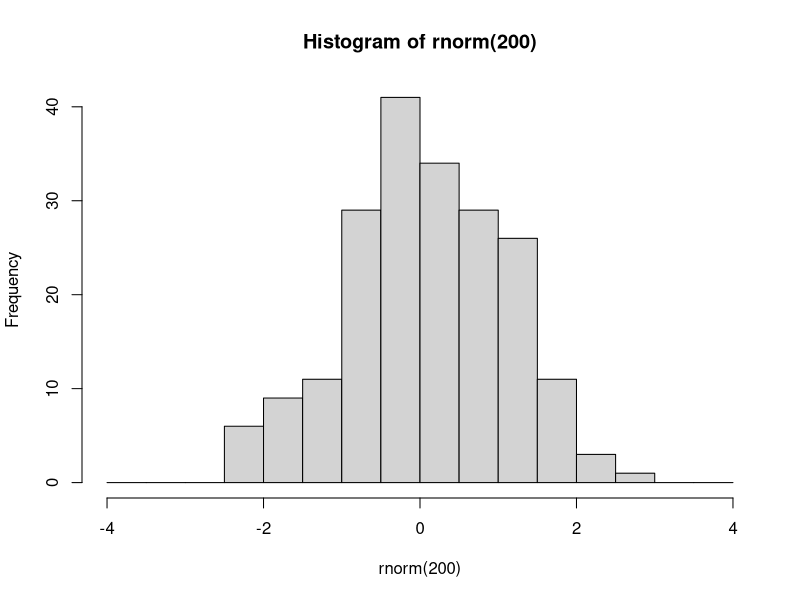
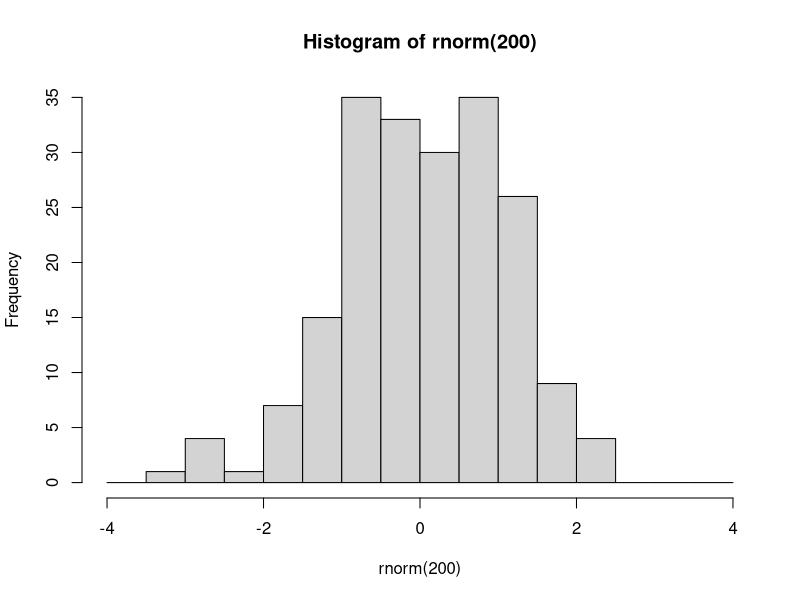

Write the R code that produced these figures, in order. (Note: this script raises an error after producing the figures.)
###################################
###################################
########                   ########
########   Data Science 1  ########
########       Lab 7       ######## 
########  10th Dec. 2024   ########
########                   ########
###################################
###################################

## Welcome to lab #4. Today we will start with an introduction to the tidyverse,
# Then you will write your own lm() function, and finally a couple of exercises


#####################
####    Pipes    ####
#####################

# The pipe operator looks like this: |>
# It signifies: take the element on the left and use it as the first argument in the function on the right

# Example

hist(rnorm(200), breaks=seq(-4,4,0.5))
# is equivalent to

rnorm(200) |> hist(breaks=seq(-4,4,0.5))

# The purpose of the pipe is mostly aesthetic, in particular to avoid large numbers of parentheses when something needs to be transformed using multiple functions:


### 1.1 Rewrite the following expression using pipes:
set.seed(123)
round(sqrt(log(runif(10,1,10))),2)

set.seed(123)
runif(10, 1, 10) |>
  log() |>
  sqrt() |>
  round(2)

# Pipes were initially created in a package called magrittr, part of the 'tidyverse' group of packages

########################
####    Packages    ####
########################

# Packages are essentially environments full of functions and/or objects which aren't loaded into R by default, but must be first installed (generally from a repository called CRAN), and then loaded

# Here we will install tidyverse, which is not one but a series of packages written by the same group of people, which share a number of syntactical features

install.packages('tidyverse')

# After you have installed tidyverse into your packages, you must also load it into your environment

library(tidyverse)

# You will only have to install a package once. However, every time you start fresh in a new R environment, you will have to load the packages you need again.

#########################
####    TIDYVERSE    ####
#########################

# The tidyverse encompasses a very large number of packages, and is fairly powerful (in that you can do a lot using tidyverse packages)
# However, you DO NOT need to use tidyverse exclusively! I mostly don't use it, for example, preferring to stick to base R except for a few functionalities.

# Downsides of tidyverse include: unique syntax which is very different from other programming languages such as python
# 'Black box' functions that have specific purposes that must be remembered, as opposed to more general-purpose functions in base R
# Often actually more verbose than base R (ie. requires more lines of code to do the same thing)
# Using tidyverse is a matter of preference!

# The pipe operator was originally introduced in the tidyverse package magrittr. 
# The tidyverse pipe operator looks like this: %>%

set.seed(123)
runif(10,1,10) %>% 
  log() %>%
  sqrt() %>%
  round(2)

# In this class we will look at 2 important tidyverse packages.
# Today we will look at dplyr, which is used to manipulate and transform data.
# Next week we will learn ggplot2, which is used for plotting and data visualisation

#####################
####    dplyr    ####
#####################

# The philosophy behind dplyr is that every data transformation can be done using a function, and multiple transformations can be done by piping an object through multiple functions
# For example, in dplyr we no longer use indexing.
# Instead we use the functions 'select', to choose specific columns in a data frame, and 'filter', to choose specific rows.

data(mtcars)

# so instead of:
mtcars[mtcars$cyl == 6, 1:5]
# we would write:
mtcars %>%
  filter(cyl==6) %>%
  select(1:5)

### 2.1
# using select() and filter(), create a new database of cars that are over 4000 lbs in weight, retaining only the wt and mpg columns. Save this database to an object called 'df'.
df <- mtcars %>%
  filter(wt > 4) %>%
  select(wt, mpg)

# After you have selected the rows and columns you are interested in, you can 
# change the order of the rows using arrange

df %>% arrange(wt)

df %>% arrange(desc(wt))

# To change variables, we can use mutate()
df <- df %>% mutate(wt_kg=wt*453.592,
                    km_per_l = mpg*1.60934/3.78541)

# And we can use ifelse() within mutate()
mtcars <- mtcars %>%
            mutate(wt_class = ifelse(wt>=4, 'Oversized','Standard'))

# We can even do a sultiple ifelse statment using case_when()
mtcars <- mtcars %>%
            mutate(
              efficiency = case_when(
                mpg<=15 ~ 'low',
                mpg>15 & mpg<=20 ~ 'medium',
                mpg>20 ~ 'high'
                ))

# Next, summarise (or summarize) is a useful function which collapses a dataframe into a single row and can calculate summary statistics, eg:

mtcars %>% 
  summarise(
    mean_wt = mean(wt),
    sd_wt = sd(wt),
    n = length(mpg)
  )

# We can also use summarise to collapse a data frame not into one single row, but into as many rows as we have groups of interest. 
# To do this, first we need to use group_by()

mtcars %>% group_by(efficiency)

# You'll notice that this automatically changes the data frame into a new kind of object, called a tibble.
# Tibbles are basically tidyverse dataframes, that display information slightly differently, and are a bit more particular about certain things like not wanting empty cells.
# Tibbles can also be grouped, which allows for further operations down the line
# For example:

mtcars %>% 
  group_by(efficiency) %>%
  summarise(
    wt_kg=mean(wt),
    n=length(hp)
  ) %>%
  arrange(
    c('high','medium','low')
  )

# You can group by multiple variables

mtcars %>% 
  group_by(efficiency,cyl) %>%
  summarise(
    wt_kg=mean(wt),
    n=length(hp)
  )

# After grouping a tibble, remember to ungroup it later using ungroup(), or you may have issues down the line.

# 3.1
data(iris)
# using the dplyr functions do the following:
# create a new column called Petal.Area which is the product of the petal width and petal length columns.
# For each of the different species of iris, present the mean and standard deviation for the sepal length, sepal width, and petal area, as well as the number of samples (n)
# Order this database in decreasing order of average petal length.
data(iris)

iris_summary <- iris %>%
  mutate(Petal.Area = Petal.Length * Petal.Width) %>%
  group_by(Species) %>%
  summarise(
    mean_Sepal.Length = mean(Sepal.Length),
    sd_Sepal.Length = sd(Sepal.Length),
    mean_Sepal.Width = mean(Sepal.Width),
    sd_Sepal.Width = sd(Sepal.Width),
    mean_Petal.Area = mean(Petal.Area),
    sd_Petal.Area = sd(Petal.Area),
    n = n()
  ) %>%
  arrange(desc(mean_Petal.Area))



#######################################################
####    Code your own lm and predict functions!    ####
#######################################################

### 4.1 lm()

# Here I will walk you through the steps needed to write these functions. Follow along with the slides from this week's and last week's lectures - they contain all of the maths and some of the code that you need!

# At each step of the way, you should save each new element you calculate into a new object.

# Your lm function should take as input a y variable, and one or more x variables which should be inputted as a matrix or dataframe with one variable per column. 

my.lm <- function(y,x){

# Start by saving the sample size (n). You will need it later for calculating degrees of freedom for the test statistics and sampling distributions.
  n <- length(y)
# Next create the X matrix using as.matrix. Don't forget to add the column of 1s!
  x <- cbind(1,x) |> as.matrix(x)
# use the y input and your newly constructed x matrix to calculate the parameter estimates (or coefficients). 
# Hint: see lab 6, and remember that t() gives the transpose of a matrix and solve() gives its inverse
  b <- solve(t(x) %*% x) %*% t(x) %*% y
# Next, using these calculated coefficients, calculate all of the predicted values, y_hat, for each of the values of x (each of the rows of the X matrix). 
# Hint: look at the formula for the linear model - and remember we are multiplying matrices!
  y_hat <- x %*% b
# Next, calculate the residuals (actual values of y minus the predicted values y_hat)
  e <- y - y_hat
# Next calculate the estimate of the residual standard error, s. Careful about the denominator here: check how many degrees of freedom you have!
  s <- sqrt(sum(e^2) / (n - ncol(x)))
# Using s, calculate the variance covariance matrix of the coefficients.
  vcov_coef <- s^2 * solve(t(x) %*% x)
# from this covariance matrix, extract the standard errors of the coefficients
   s <- sqrt(sum(e^2) / (n - ncol(x)))   # Residual standard error
  vcov_coef <- s^2 * solve(t(x) %*% x)  # Variance-covariance matrix
  se_coef <- vcov_cef |> diag() |> sqrt()  # Standard errors
  
# use these standard errors to calculate the t-values for each of the coefficients
  t_vals <- b / se_coef                 # t-values
  
  
# And use these t-values to calculate p-values.
  p <- 2 * pt(abs(t_vals), df = n - ncol(x), lower.tail = FALSE)
# Next, calculate the R2 value

  RSS <- sum(e^2)
  TSS <- sum((y - mean(y))^2)
  r2 <- 1 - RSS / TSS          
# Bonus points if you want to look up how to calculate adjusted R2
  adj_r2 <- 1 - ((1 - r2) * (n - 1) / (n - ncol(x)))  # Adjusted R2
  
# Next, calculate the F-statistic and the p-value for the model.
  f_stat <- (TSS - RSS) / (ncol(x) - 1) / (RSS / (n - ncol(x)))
  model_p <- pf(f_stat, ncol(x) - 1, n - ncol(x), lower.tail = FALSE)
  
# Finally, put all of these elements into a list, and have your function return that list. 
  return(list(
    n = n, coefficients = b, residuals = e, s = s, vcov = vcov_coef,
    se = se_coef, t_values = t_vals, p_values = p, r2 = r2,
    adj_r2 = adj_r2, F_statistic = f_stat, model_p_value = model_p
  ))
}

# compare your function against the built-in R function in R.

my.lm(y=mtcars$mpg,x=mtcars[,c('wt','cyl')])

### 4.2 predict()

# This will be much shorter. Create a new function that takes as input the output from your first function, along with a new_data object that has as many columns as there are predictor variables in the model output, and a confidence interval size

my.predict <- function(model_output, new_data, ci_level = 0.97) {
  
  # Extract coefficients from your my.lm output
  coef <- model_output$coefficients

  # Add a column of 1s to the new_data
new_data <- cbind(1, as.matrix(new_data))  # Add column of 1s
  
  y_hat <- new_data %*% coef

  # generate the predicted values of y from the new_data object based on the coefficients from the model
  # Again, remember the formula for the linear model!
  y_hat <- new_data %*% coef

#for each of these predicted values, calculate a confidence interval
  # first calculate the critical levels of the t-distribution using the ci_level and the degrees of freedom
  area_in_tails <- 1 - ci_level
  t_crit <- qt(1 - area_in_tails / 2, df = model_output$n - length(coef))

  # next, for each row of the new_data object, calculate the standard error of the predicted value
  # Check the slides, and remember that 𝒗𝒄𝒐𝒗(𝒃) was saved as "vcov" in the model output
 sy = sqrt(apply(new_data,1,function(.)t(.)%*%model_output$vcov%*%.))
  
  # next, calculate the upper and lower confidence boundaries for each prediction using the critical t-levels and the previously calculated standard error
  ci_lower <- y_hat - t_crit * sy
  ci_upper <- y_hat + t_crit * sy

  # finally, put these confidence intervals into a dataframe
 ci = data.frame(ci_lower,ci_upper)
 colnames(ci) = paste0(ci_level,'%_',c('lower','upper'))
 df = cbind(y_hat = y_hat,ci)
 return(df)
}

### 4.3
# Use your functions to run the following model

# mtcars$mpg ~ mtcars$wt + mtcars$cyl
model <- my.lm(y = mtcars$mpg, x = mtcars[, c('wt', 'cyl')])


# Then plot predicted marginal effect of weight for a car with 4 cylynders. Add 96% confidence intervals to the graph.
# Hint: For this, in your "newdata" object, add a column of 4s for the number of cylinders
new_data <- data.frame(wt = seq(min(mtcars$wt), max(mtcars$wt), length.out = 100), cyl = 4)
predictions <- my.predict(model, new_data)
plot(new_data$wt, predictions$Prediction, type = 'l', col = 'blue', 
     ylab = 'Predicted MPG', xlab = 'Weight')
lines(new_data$wt, predictions$`97%_lower`, lty = 2, col = 'red')
lines(new_data$wt, predictions$`97%_upper`, lty = 2, col = 'red')
legend('topright', legend = c('Prediction', '97% CI'), col = c('blue', 'red'), lty = 1:2)
# Compare this graph to the graph from the lecture.

# What do you conclude?




